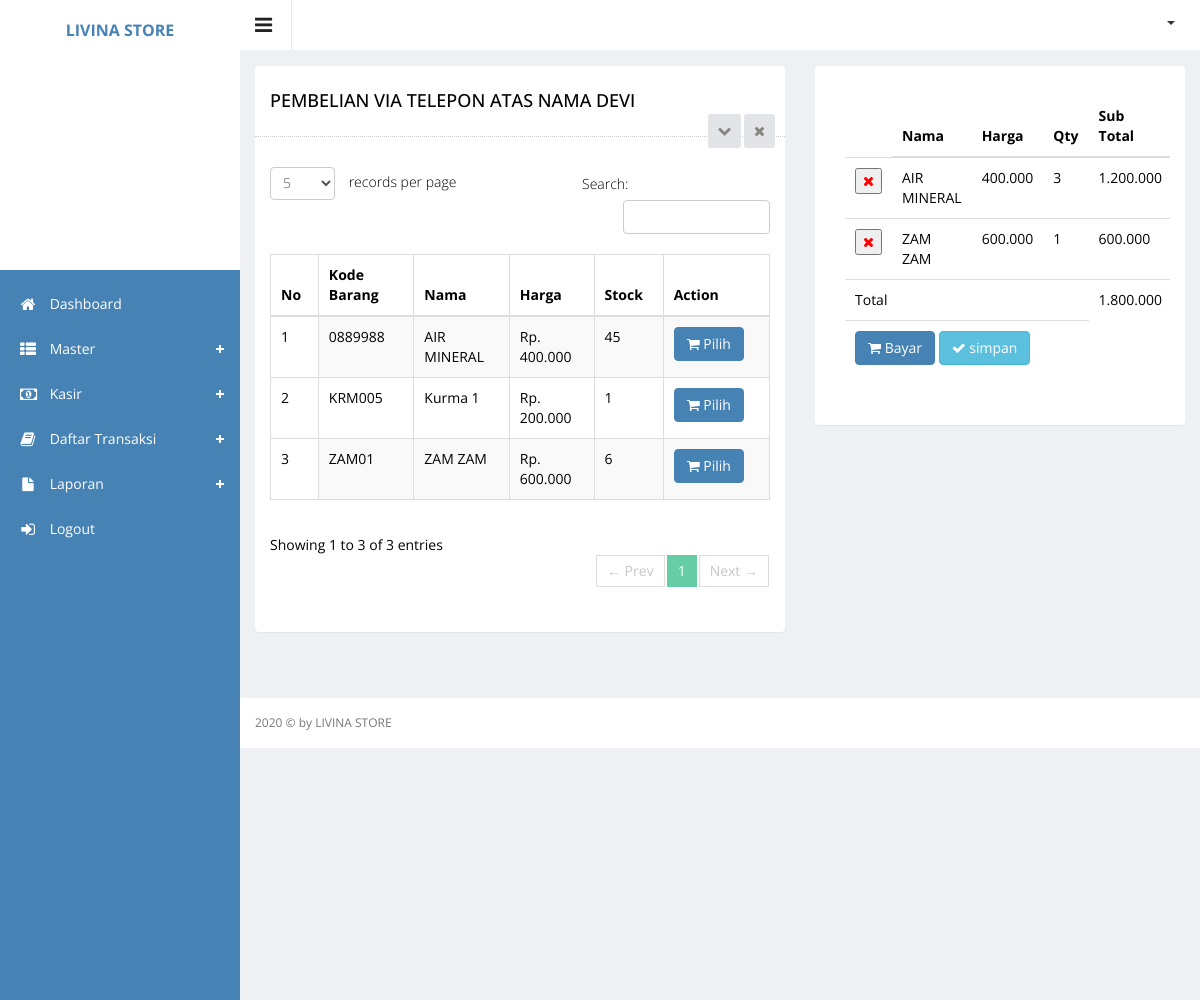
Before: /index.php?hal=ubah_pesan_telpon&id_customer=3 (signed in) with the older database file.
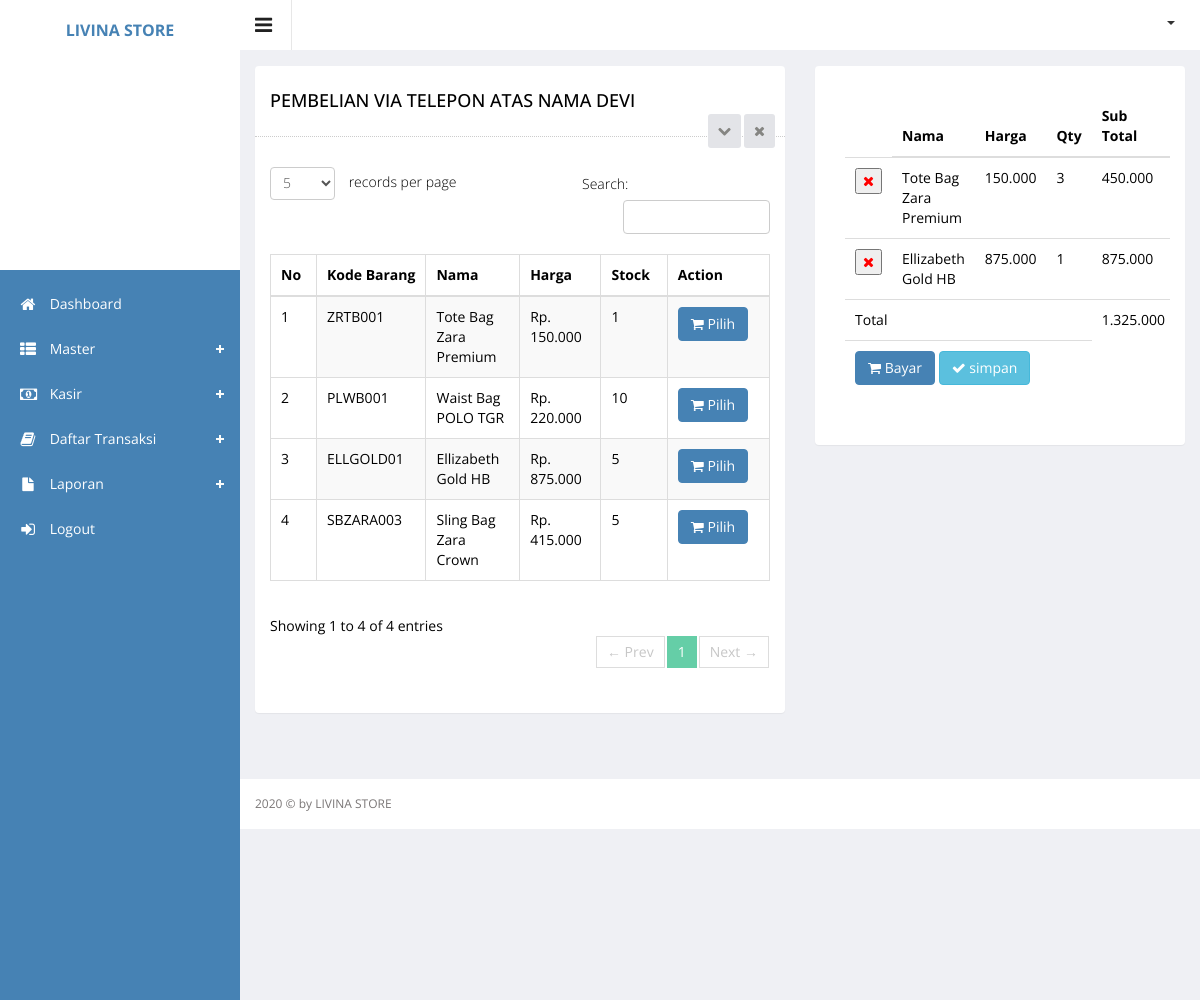
After: the same page with the newer database file.
### tables this page shows
CREATE TABLE `barang` (
  `id` int(11) NOT NULL,
  `kdbrg` varchar(50) NOT NULL,
  `nmbrg` varchar(100) NOT NULL,
  `harga` int(11) NOT NULL,
  `stock` int(11) NOT NULL,
  `tanggal` datetime NOT NULL,
  `category_id` int(11) NOT NULL,
  `id_satuan` int(11) NOT NULL,
  `total_terjual` varchar(50) NOT NULL,
  `id_supplier` int(11) NOT NULL
);

CREATE TABLE `keranjang_telepon` (
  `id_keranjang` int(11) NOT NULL,
  `id_barang` int(11) NOT NULL,
  `id_session` varchar(100) NOT NULL,
  `id_customer` int(11) NOT NULL,
  `tgl_keranjang` datetime NOT NULL,
  `jam_keranjang` text NOT NULL,
  `qty` int(11) NOT NULL,
  `status` int(3) NOT NULL
);

### ubah_pesan_telpon.php (the view, shortened to what the changed rows need)
<?php
include "config.php";
$id_customer = $_GET['id_customer'];
$Rcustomer= $connect->query("SELECT * FROM customer WHERE id_customer = '$id_customer' ");
$ambildata = mysqli_fetch_array($Rcustomer);
$nama = $ambildata['nama_pembeli'];
 ?>
       <div class="wrapper">
    <div class="row">
        <div class="col-sm-7">
            <section class="panel">
                <header class="panel-heading">
                    <h4>Pembelian Via Telepon Atas Nama <?=$nama;?></h4>
                    <span class="tools pull-right">
                        <a href="javascript:;" class="fa fa-chevron-down"></a>
                        <a href="javascript:;" class="fa fa-times"></a>
                     </span>
                </header>
                <div class="panel-body">
                    <div class="adv-table editable-table ">
                        <div class="clearfix">
                            <div class="btn-group pull-right">
                            </div>
                        </div>
                        <table class="table table-striped table-hover table-bordered" id="editable-sample">
                            <thead>
                            <tr>
                                <th width="5%">No</th>
                                <th width="20%">Kode Barang</th>
                                <th width="20%">Nama</th>
                                <th width="15%">Harga</th>
                                <th width="15%">Stock</th>
                                <th width="10%">Action</th>
                            </tr>
                            </thead>
                            <tbody>
                            <?php
                            $no = 1;
                            $queryProduct = $connect->query("SELECT barang.id, barang.kdbrg, barang.nmbrg, barang.harga, barang.stock, category.category_id, category.category_name, satuan.id_satuan, satuan.nmsatuan
                             FROM barang
                             JOIN category ON barang.category_id = category.category_id
                             JOIN satuan ON barang.id_satuan = satuan.id_satuan
                             ORDER BY id DESC");
                            while ($rowProduct = mysqli_fetch_array($queryProduct)) {
                                ?>
                                 <tr class="">
                                    <td><?php echo $no++ ?></td>
                                    <td><?php echo $rowProduct['kdbrg'] ?></td>
                                    <td><?php echo $rowProduct['nmbrg'] ?></td>
                                    <td>Rp. <?php echo number_format($rowProduct['harga'], 0, ',', '.'); ?></td>
                                    <td><?php echo $rowProduct['stock'] ?></td>
                                    <td>
                                        <form action="" method="POST">
                                            <button class="btn btn-primary" type="submit" name="pilih"><i class="fa fa-shopping-cart" aria-hidden="true"></i>
                                                Pilih
                                            </button>
                                         </form>
                                    </td>
                                </tr>
                            <?php } ?>
                            </tbody>
                        </table>
                    </div>
                </div>
            </section>
        </div>
           <div class="col-md-5">
            <div class="panel">
                <div class="panel-body">
                    <div class="blog-post">
                        <div class="media">
                            <div class="panel-body">
                                <table class="table">
                                    <thead>
                                    <tr>
                                        <td></td>
                                        <th>Nama</th>
                                        <th>Harga</th>
                                        <th>Qty</th>
                                        <th>Sub Total</th>
                                    </tr>
                                    </thead>
                                    <tbody>
                                    <?php
                                    $query = "SELECT keranjang_telepon.id_keranjang, keranjang_telepon.id_session, keranjang_telepon.tgl_keranjang, keranjang_telepon.jam_keranjang, keranjang_telepon.qty,
                        barang.id, barang.kdbrg, barang.nmbrg, barang.harga, barang.stock
                        FROM keranjang_telepon
                        JOIN barang ON keranjang_telepon.id_barang = barang.id
                        WHERE  id_customer=$id_customer AND status = 1 ";
                                    $result = mysqli_query($connect, $query);
                                    $total = 0;
                                    while ($data = mysqli_fetch_array($result)) {
                                        $sub_total = +$data['harga'] * $data['qty'];
                                        $total += $sub_total;
                                        ?>
                                        <tr>
                                            <td>
                                                <form action="" method="POST">
                                                     <button type="submit" name="hapus"><i
                                                          class="fa fa-times" style="color: red"></i></button>
                                                </form>
                                            </td>
                                            <td>
                                                <?php echo $data['nmbrg'] ?></td>
                                            <td><?php echo number_format($data['harga'], 0, ',', '.'); ?></td>
                                            <td><?php echo $data['qty']; ?></td>
                                            <td><?php echo number_format($sub_total, 0, ',', '.'); ?></td>
                                        </tr>
                                    <?php } ?>
                                    <tr>
                                        <td colspan="4">
                                            Total
                                        </td>
                                        <td>
                                            <?php echo number_format($total, 0, ',', '.'); ?>
                                        </td>
                                    </tr>
                                    <tr>
                                        <td colspan="4" align="reight">
                                            <button class="btn btn-primary" type="submit" data-toggle="modal"
                                                    data-target="#myModal"><i class="fa fa-shopping-cart"></i> Bayar
                                            </button>
                                            <a href="via_telpon_simpan.php?&id_customer=<?=$id_customer;?>">
                                             <button class="btn btn-info" type="submit" name="simpan" id="simpan"><i class="fa fa-check"></i> simpan
                                            </button></a>
                                        </td>
                                    </tr>
                                    </tbody>
                                </table>
                            </div>
                        </div>
                    </div>
                </div>
            </div>
        </div>
    </div>
</div>

Changed rows visible on the page:
changed barang: kdbrg "0889988" → "ZRTB001"; nmbrg "AIR MINERAL" → "Tote Bag Zara Premium"; harga "400.000" → "150.000"; stock "45" → "1"
changed barang: kdbrg "KRM005" → "PLWB001"; nmbrg "Kurma 1" → "Waist Bag POLO TGR"; harga "200.000" → "220.000"; stock "1" → "10"
changed barang: kdbrg "ZAM01" → "ELLGOLD01"; nmbrg "ZAM ZAM" → "Ellizabeth Gold HB"; harga "600.000" → "875.000"; stock "6" → "5"
added barang: kdbrg "SBZARA003", nmbrg "Sling Bag Zara Crown", harga "415.000", stock "5"
changed through a linked row, keranjang_telepon: id_barang.nmbrg "AIR MINERAL" → "Tote Bag Zara Premium"; id_barang.harga "400.000" → "150.000"; sub_total "1.200.000" → "450.000"
changed through a linked row, keranjang_telepon: id_barang.nmbrg "ZAM ZAM" → "Ellizabeth Gold HB"; id_barang.harga "600.000" → "875.000"; sub_total "600.000" → "875.000"
Other visible differences:
text written by a page script: "records per page Search: Showing 1 to 3 of 3 entries ← Prev 1 Next →" → "records per page Search: Showing 1 to 4 of 4 entries ← Prev 1 Next →"
$total: "1.800.000" → "1.325.000"
